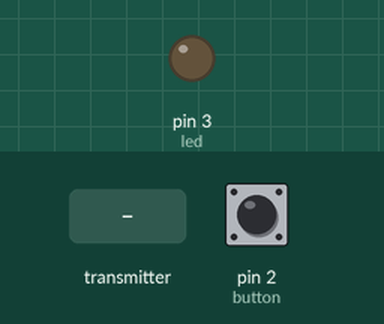
Simulated run of this sketch. Board: Arduino Uno, built with avr-gcc and run on an emulated ATmega328P. Parts: output pins drawn as LEDs (lit = HIGH). Inputs (shaded band) come from the test bench; at power-on: pin 2 (button) LOW. No radio packets arrive unless stated.

Above: at 1.2 s.
1.3 s: the transmitter starts sending buttonState2 = 1
At 1.9 s:
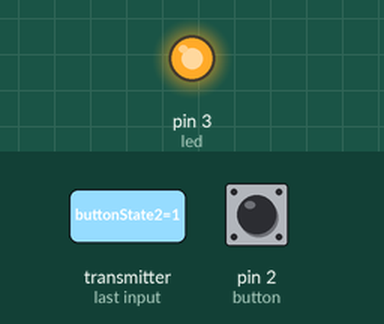
2.8 s: the transmitter starts sending buttonState2 = 0
At 3.3 s:
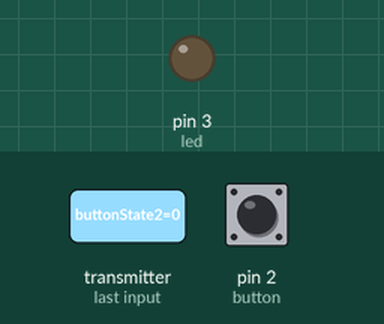
Timing chart, 0 to 5.8 s (numbered marks = the images above; inputs shaded):
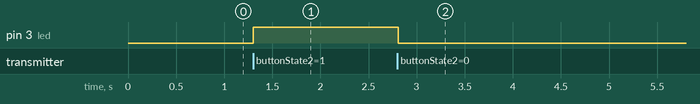

The sketch:

Transmitter.ino
```cpp
/* Title: Bluetooth Transmitter Code
 * Author: Aleksi Hieta
 * Date: 4/25/2023
 * Purpose: Transmitter portion of one way communication between
 * remote and board for skateboard project. Utilizing a pair
 * of NRF24L01+ chips (datasheet below).
 * Reference: Dejan Nedelkovski, www.HowToMechatronics.com
 * Datasheet: https://www.mouser.com/datasheet/2/297/nRF24L01_Product_Specification_v2_0-9199.pdf
 * Library: TMRh20/RF24, https://github.com/tmrh20/RF24/
 */

#include <SPI.h>
#include <nRF24L01.h>
#include <RF24.h>

#define led 3
#define button 2

RF24 radio(7, 8); // CE, CSN
const byte addresses[][6] = {"00001", "00002"};
boolean buttonState1 = 0;
boolean buttonState2 = 0;

void setup() {
  pinMode(3, OUTPUT);
  pinMode(2, INPUT);
  radio.begin();
  radio.openWritingPipe(addresses[1]); // 00002
  radio.openReadingPipe(1, addresses[0]); // 00001
  radio.setPALevel(RF24_PA_MIN);
}

void loop() {
  delay(5);
  radio.stopListening();
  buttonState1 = digitalRead(button);
  radio.write(&buttonState1, sizeof(buttonState1));
  /*
  if (buttonState1 == HIGH) {
    digitalWrite(3, HIGH);
  }
  else {
    digitalWrite(3, LOW);
  }
  */

  delay(5);
  radio.startListening();
  if(radio.available()){
    radio.read(&buttonState2, sizeof(buttonState2));
  }

  if (buttonState2 == HIGH) {
    digitalWrite(led, HIGH);
  }
  else {
    digitalWrite(led, LOW);
  }

}
```

Measured:
- after the input at 1.3 s, pin 3 (led): LOW → HIGH at once
- after the input at 2.8 s, pin 3 (led): HIGH → LOW at once
